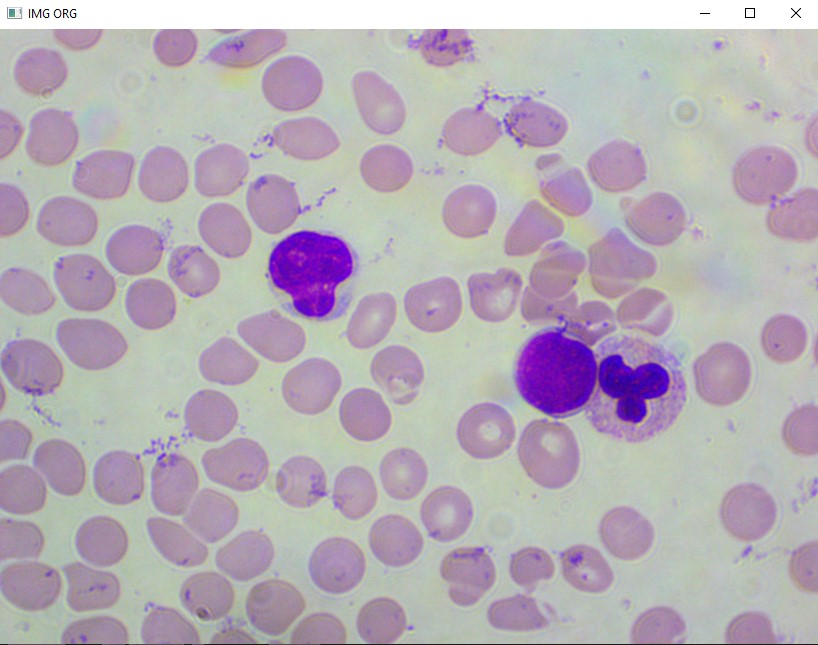
#> input picture 1. Original Image.jpg, 818 x 645 px, given in place of LBS HistEq.jpg, which was not available; the run also reads 1 picture not shown here
$ python 'automated segmentation mark1.py'
#> lines starting #> are read from the running program, lines starting #| are printed output that depends on the picture; after the words box and inside, x2 and y2 are one past the last pixel; in counts of white or black regions, pixels touching at a corner belong together; pictures that were not available may be replaced by others from this repository, and a replacement may not be noted
import cv2 as cv
import os

def rescaleFrame(frame, scale=0.2):
    width = int(frame.shape[1] * scale)
    height = int(frame.shape[0] * scale)
    dimensions = (width, height)

    return cv.resize(frame, dimensions, interpolation=cv.INTER_AREA)

img = cv.imread("LBS HistEq.jpg")
#> img is the input picture: shape (645, 818, 3); mean B, G, R 182.4, 173.6, 181.8
# img = rescaleFrame(img)
# cv.imshow("IMG HistEq", img)

# Bilateral
bilateral_hist = cv.bilateralFilter(img, 10, 50, 50)
# cv.imshow("Bilateral HistEq", bilateral_hist)

## baru
b, g, r = cv.split(bilateral_hist)
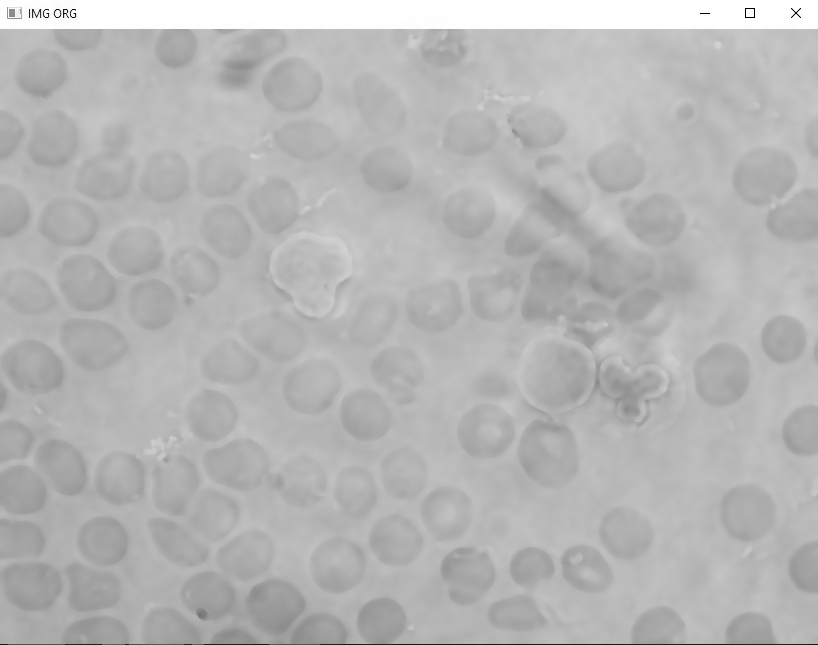
#> b: shape (645, 818); min 1, max 255, mean 182.4
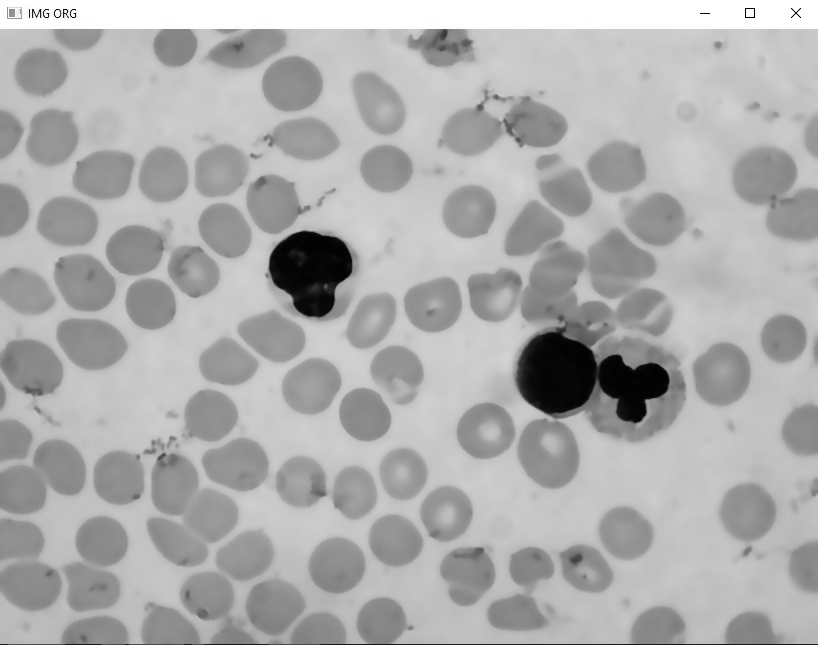
#> g: shape (645, 818); min 1, max 255, mean 173.7
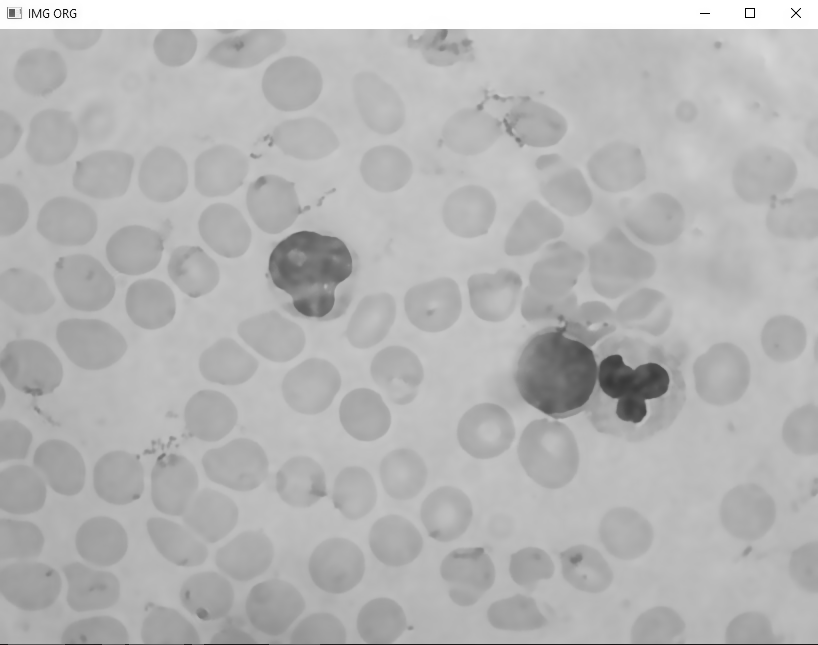
#> r: shape (645, 818); min 1, max 255, mean 181.8
# cv.imshow("Green Channel", g)

ret, thresh_inv_hist = cv.threshold(g, 100, 255, cv.THRESH_BINARY_INV)
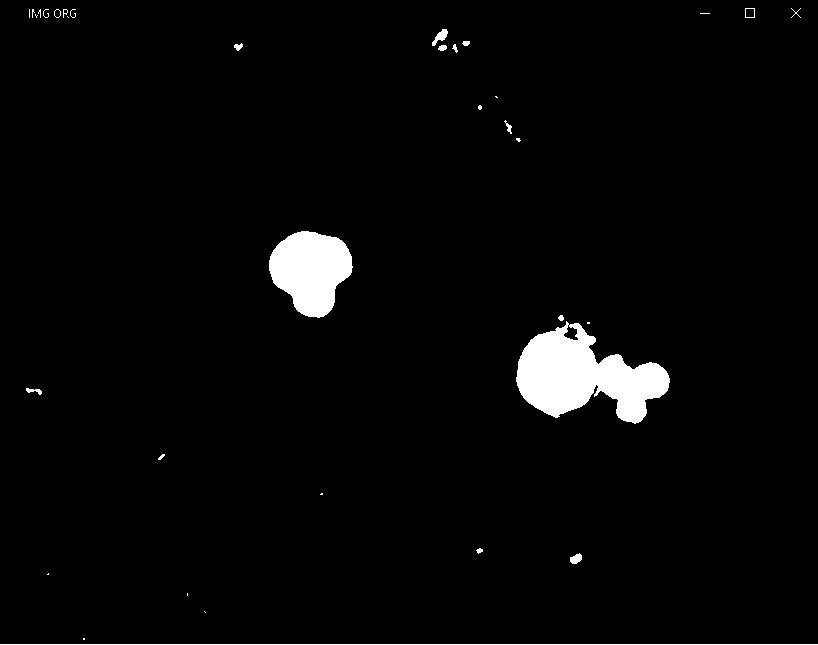
#> thresh_inv_hist: shape (645, 818); 2.9% white; 35 white regions (18 under 20 px), largest, box (x1, y1, x2, y2) and area: (516, 321, 670, 424) 8753, (269, 231, 353, 318) 5070, (0, 644, 818, 645) 818
cv.imshow("Threshold INV Green Channel", thresh_inv_hist)
## baru

img_org = cv.imread("LBS.jpg")
img_org = rescaleFrame(img_org)
#> in rescaleFrame, `return cv.resize(frame, dimensions, interpolation=cv.INTER_AREA)`:
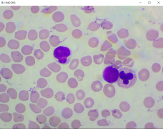
#> returned value: shape (129, 163, 3); mean of channels 0, 1, 2 182.4, 173.6, 181.8; drawn as B, G, R
# cv.imshow("IMG Original", img_org)

bilateral = cv.bilateralFilter(img_org, 25, 75, 75)
# cv.imshow("Bilateral Original", bilateral)

gray = cv.cvtColor(bilateral, cv.COLOR_BGR2GRAY)
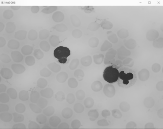
#> gray: shape (129, 163); min 48, max 252, mean 177.7
# cv.imshow("Gray Original", gray)

ret, thresh_inv = cv.threshold(gray, 110, 255, cv.THRESH_BINARY_INV)
#> thresh_inv: shape (129, 163); 2.5% white; 2 white regions, box (x1, y1, x2, y2) and area: (103, 66, 133, 85) 324, (54, 46, 70, 63) 197
# cv.imshow("Threshold Original", thresh_inv)

masked = cv.bitwise_and(img_org, img_org, mask=thresh_inv)
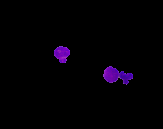
#> masked: shape (129, 163, 3); mean B, G, R 4.4, 0.3, 2.6
cv.imshow("Masked no HistEq", masked)
cv.imwrite("Masked no HistEq.jpg", masked)

#> (the run stopped early here; a loop or call above may not have finished)
